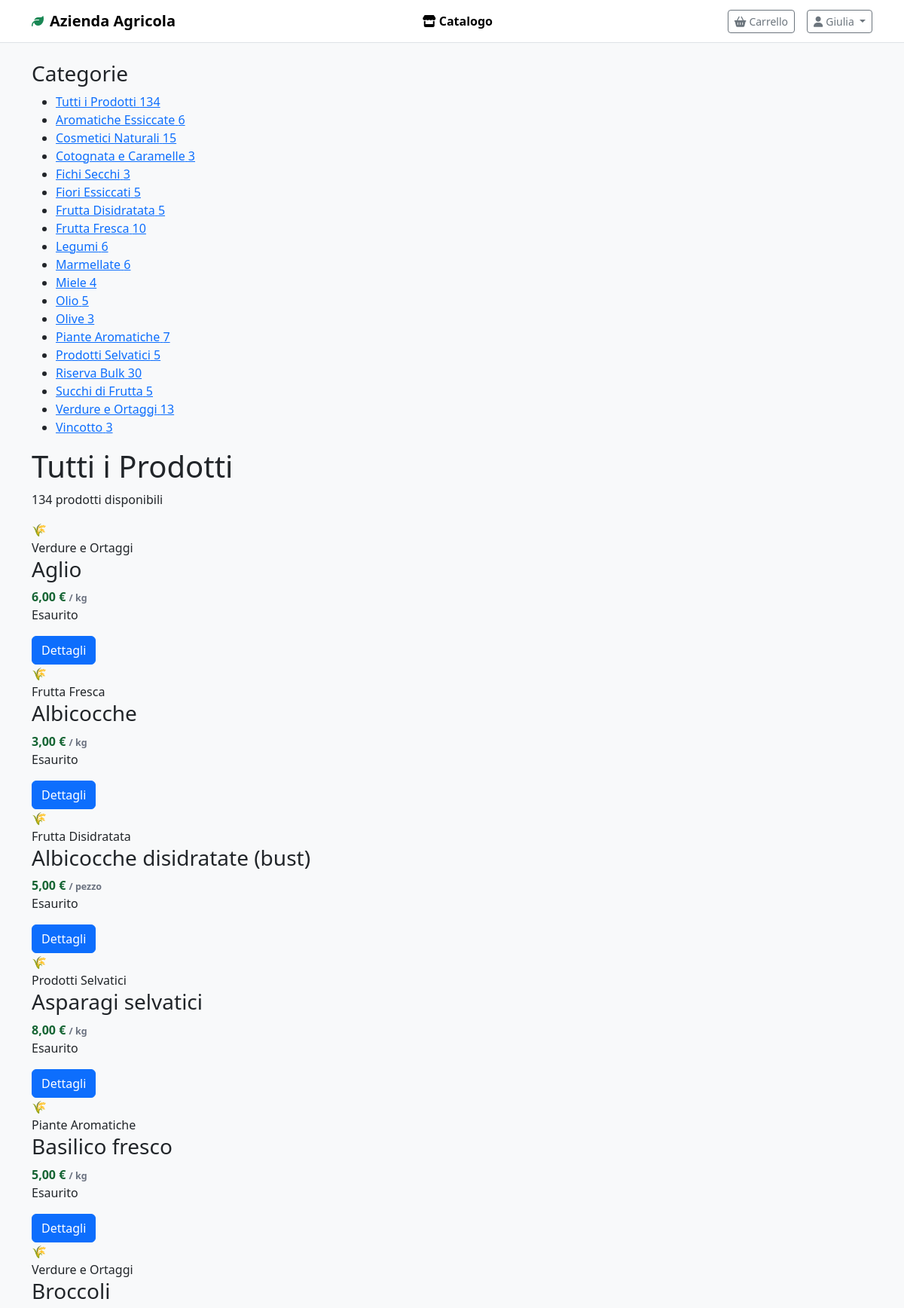
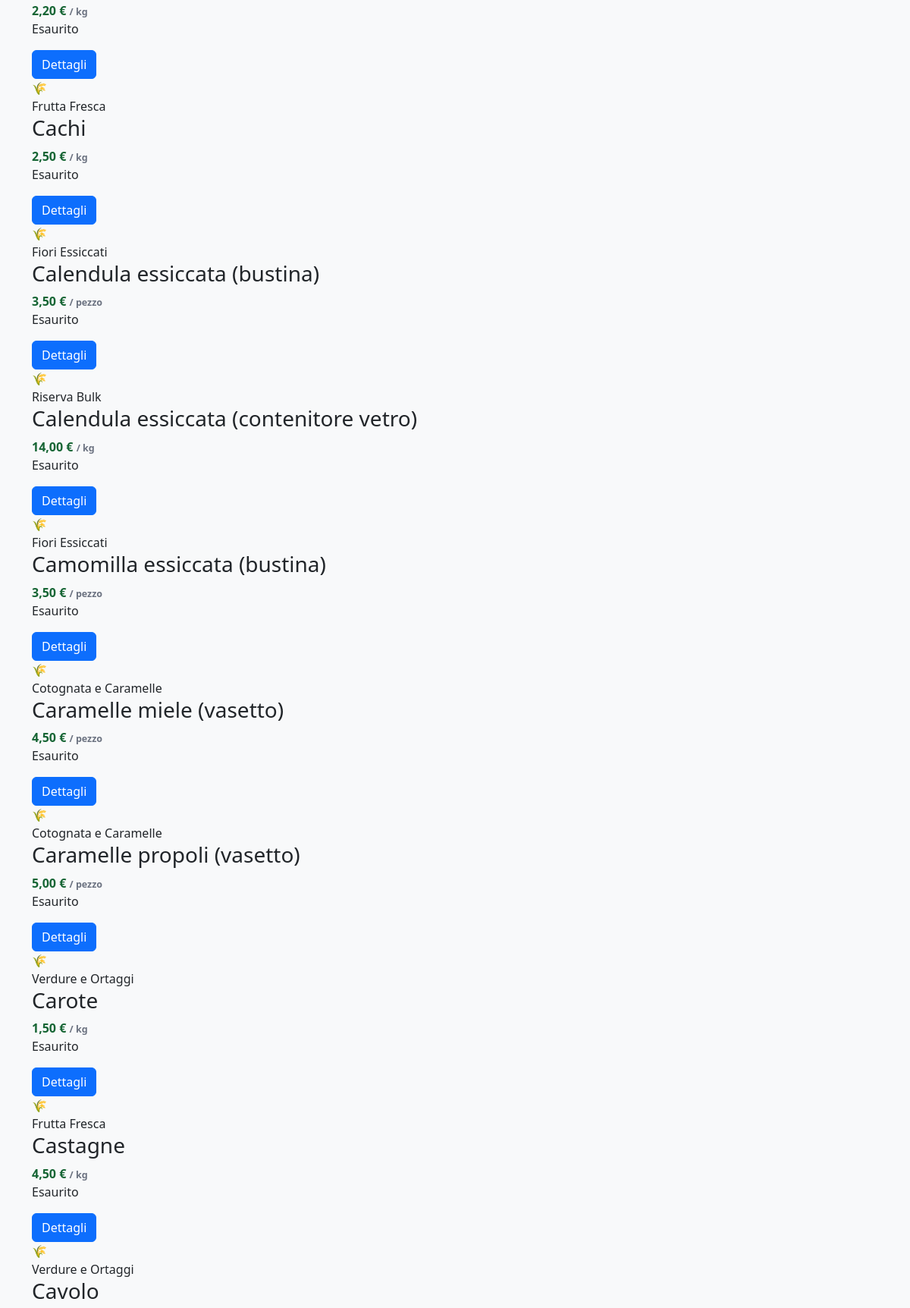
/cliente/catalogo.php (signed in, upper part), run on the app's committed database (2 pictures, top to bottom).
### tables this page shows
CREATE TABLE IF NOT EXISTS CATEGORIA (
    idCategoria INT AUTO_INCREMENT PRIMARY KEY,
    nome VARCHAR(100) NOT NULL UNIQUE,
    descrizione TEXT NULL,
    
    INDEX idx_nome (nome)
);

CREATE TABLE IF NOT EXISTS PRODOTTO (
    idProdotto INT AUTO_INCREMENT PRIMARY KEY,
    nome VARCHAR(150) NOT NULL,
    unitaMisura ENUM('kg', 'litro', 'pezzo', 'grammo') NOT NULL,
    prezzoBase DECIMAL(10, 2) NOT NULL DEFAULT 0.00,
    idCategoria INT NOT NULL,
    
    FOREIGN KEY (idCategoria) REFERENCES CATEGORIA(idCategoria) ON DELETE RESTRICT,
    INDEX idx_categoria (idCategoria),
    INDEX idx_nome (nome)
);

### includes/db.php (called while the page is built, shortened)
<?php
function executeQuery($conn, $sql, $params = []) {
    $stmt = mysqli_prepare($conn, $sql);
    mysqli_stmt_execute($stmt);
    return $stmt;
}
function fetchAll($conn, $sql, $params = []) {
    $stmt   = executeQuery($conn, $sql, $params);
    $result = mysqli_stmt_get_result($stmt);
    $rows   = mysqli_fetch_all($result, MYSQLI_ASSOC);
    return $rows;
}

### includes/functions.php (called while the page is built, shortened)
<?php
function formatPrice($amount) {
    return number_format($amount, 2, ',', '.') . ' €';
}

### cliente/catalogo.php (the view, shortened to what this page needs)
<?php
require_once '../includes/db.php';
require_once '../includes/functions.php';
$categoriaFiltro = isset($_GET['categoria']) ? (int)$_GET['categoria'] : null;
$sqlCategorie = "SELECT c.*, COUNT(p.idProdotto) as totaleProdotti
                 FROM CATEGORIA c
                 LEFT JOIN PRODOTTO p ON c.idCategoria = p.idCategoria
                 GROUP BY c.idCategoria
                 ORDER BY c.nome";
$categorie = fetchAll($conn, $sqlCategorie);
$sqlProdotti = "SELECT p.*, c.nome as nomeCategoria,
                COALESCE(SUM(conf.giacenzaAttuale), 0) as giacenzaTotale
                FROM PRODOTTO p
                INNER JOIN CATEGORIA c ON p.idCategoria = c.idCategoria
                LEFT JOIN CONFEZIONAMENTO conf ON p.idProdotto = conf.idProdotto
                " . ($categoriaFiltro ? "WHERE p.idCategoria = ?" : "") . "
                GROUP BY p.idProdotto
                ORDER BY p.nome";
$params   = $categoriaFiltro ? [$categoriaFiltro] : [];
$prodotti = fetchAll($conn, $sqlProdotti, $params);
$categoriaNome = 'Tutti i Prodotti';
include '../includes/header_cliente.php';
?>
<div class="catalogo-container">
    <aside class="catalogo-sidebar">
        <div class="categoria-filter">
            <h3 class="categoria-filter-title">Categorie</h3>
            <ul class="categoria-list">
                <li class="categoria-item">
                    <a href="/cliente/catalogo.php"
                       class="categoria-link <?php echo !$categoriaFiltro ? 'active' : ''; ?>">
                        <span>Tutti i Prodotti</span>
                        <span class="categoria-count"><?php echo count($prodotti); ?></span>
                    </a>
                </li>
                <?php foreach ($categorie as $cat): ?>
                    <li class="categoria-item">
                        <a href="/cliente/catalogo.php?categoria=<?php echo $cat['idCategoria']; ?>"
                           class="categoria-link <?php echo $categoriaFiltro == $cat['idCategoria'] ? 'active' : ''; ?>">
                            <span><?php echo htmlspecialchars($cat['nome']); ?></span>
                            <span class="categoria-count"><?php echo $cat['totaleProdotti']; ?></span>
                        </a>
                    </li>
                <?php endforeach; ?>
            </ul>
        </div>
    </aside>
    <main class="catalogo-main">
        <div class="catalogo-header">
            <div class="catalogo-info">
                <h1><?php echo htmlspecialchars($categoriaNome); ?></h1>
                <p class="catalogo-count">
                    <?php echo count($prodotti); ?>
                    prodott<?php echo count($prodotti) != 1 ? 'i' : 'o'; ?>
                    disponibil<?php echo count($prodotti) != 1 ? 'i' : 'e'; ?>
                </p>
            </div>
        </div>
        <?php if (empty($prodotti)): ?>
            <div class="empty-state">
                <div class="empty-state-icon">🌾</div>
                <h3 class="empty-state-title">Nessun prodotto trovato</h3>
                <p class="empty-state-message">Non ci sono prodotti disponibili in questa categoria.</p>
                <a href="/cliente/catalogo.php" class="btn btn-primary">Vedi tutti i prodotti</a>
            </div>
        <?php else: ?>
            <div class="catalogo-grid">
                <?php foreach ($prodotti as $prodotto): ?>
                    <div class="product-card">
                        <div class="product-image">🌾</div>
                        <div class="product-body">
                            <div class="product-category"><?php echo htmlspecialchars($prodotto['nomeCategoria']); ?></div>
                            <h3 class="product-name"><?php echo htmlspecialchars($prodotto['nome']); ?></h3>
                            <div class="product-meta">
                                <div class="product-price">
                                    <?php echo formatPrice($prodotto['prezzoBase']); ?>
                                    <span class="product-price-unit">/ <?php echo htmlspecialchars($prodotto['unitaMisura']); ?></span>
                                </div>
                                <div class="product-availability">
                                    <?php if ($prodotto['giacenzaTotale'] > 0): ?>
                                        <span class="status-badge disponibile">Disponibile</span>
                                        <span class="product-stock"><?php echo $prodotto['giacenzaTotale']; ?> pezzi</span>
                                    <?php else: ?>
                                        <span class="status-badge esaurito">Esaurito</span>
                                    <?php endif; ?>
                                </div>
                            </div>
                            <a href="/cliente/prodotto.php?id=<?php echo $prodotto['idProdotto']; ?>"
                               class="btn btn-primary btn-block" style="margin-top: 1rem;">
                                Dettagli
                            </a>
                        </div>
                    </div>
                <?php endforeach; ?>
            </div>
        <?php endif; ?>
    </main>
</div>
<?php include '../includes/footer.php'; ?>

### css/cliente.css (style rules this page uses)
.product-price { font-size: 1rem; font-weight: 700; color: #166534; }
.product-price-unit { font-size: .78rem; color: #6b7280; }

### data on the page
categoria: nome "Aromatiche Essiccate", totaleProdotti "6"
categoria: nome "Cosmetici Naturali", totaleProdotti "15"
categoria: nome "Cotognata e Caramelle", totaleProdotti "3"
categoria: nome "Fichi Secchi", totaleProdotti "3"
categoria: nome "Fiori Essiccati", totaleProdotti "5"
categoria: nome "Frutta Disidratata", totaleProdotti "5"
categoria: nome "Frutta Fresca", totaleProdotti "10"
categoria: nome "Legumi", totaleProdotti "6"
categoria: nome "Marmellate", totaleProdotti "6"
categoria: nome "Miele", totaleProdotti "4"
categoria: nome "Olio", totaleProdotti "5"
categoria: nome "Olive", totaleProdotti "3"
categoria: nome "Piante Aromatiche", totaleProdotti "7"
categoria: nome "Prodotti Selvatici", totaleProdotti "5"
categoria: nome "Riserva Bulk", totaleProdotti "30"
categoria: nome "Succhi di Frutta", totaleProdotti "5"
categoria: nome "Verdure e Ortaggi", totaleProdotti "13"
categoria: nome "Vincotto", totaleProdotti "3"
prodotto: idCategoria.nome "Verdure e Ortaggi", nome "Aglio", prezzoBase "6,00 €", unitaMisura "kg", shows "Esaurito"
prodotto: idCategoria.nome "Frutta Fresca", nome "Albicocche", prezzoBase "3,00 €", unitaMisura "kg", shows "Esaurito"
prodotto: idCategoria.nome "Frutta Disidratata", nome "Albicocche disidratate (bust)", prezzoBase "5,00 €", unitaMisura "pezzo", shows "Esaurito"
prodotto: idCategoria.nome "Prodotti Selvatici", nome "Asparagi selvatici", prezzoBase "8,00 €", unitaMisura "kg", shows "Esaurito"
prodotto: idCategoria.nome "Piante Aromatiche", nome "Basilico fresco", prezzoBase "5,00 €", unitaMisura "kg", shows "Esaurito"
prodotto: idCategoria.nome "Verdure e Ortaggi", nome "Broccoli", prezzoBase "2,20 €", unitaMisura "kg", shows "Esaurito"
prodotto: idCategoria.nome "Frutta Fresca", nome "Cachi", prezzoBase "2,50 €", unitaMisura "kg", shows "Esaurito"
prodotto: idCategoria.nome "Fiori Essiccati", nome "Calendula essiccata (bustina)", prezzoBase "3,50 €", unitaMisura "pezzo", shows "Esaurito"
prodotto: idCategoria.nome "Riserva Bulk", nome "Calendula essiccata (contenitore vetro)", prezzoBase "14,00 €", unitaMisura "kg", shows "Esaurito"
prodotto: idCategoria.nome "Fiori Essiccati", nome "Camomilla essiccata (bustina)", prezzoBase "3,50 €", unitaMisura "pezzo", shows "Esaurito"
prodotto: idCategoria.nome "Cotognata e Caramelle", nome "Caramelle miele (vasetto)", prezzoBase "4,50 €", unitaMisura "pezzo", shows "Esaurito"
prodotto: idCategoria.nome "Cotognata e Caramelle", nome "Caramelle propoli (vasetto)", prezzoBase "5,00 €", unitaMisura "pezzo", shows "Esaurito"
prodotto: idCategoria.nome "Verdure e Ortaggi", nome "Carote", prezzoBase "1,50 €", unitaMisura "kg", shows "Esaurito"
prodotto: idCategoria.nome "Frutta Fresca", nome "Castagne", prezzoBase "4,50 €", unitaMisura "kg", shows "Esaurito"
prodotto: idCategoria.nome "Verdure e Ortaggi", nome "Cavolo"

### other printed values
APP_NAME "Azienda Agricola"
explode(' ', getUserName())[0] "Giulia"
count($prodotti) "134"
$categoriaNome "Tutti i Prodotti"
